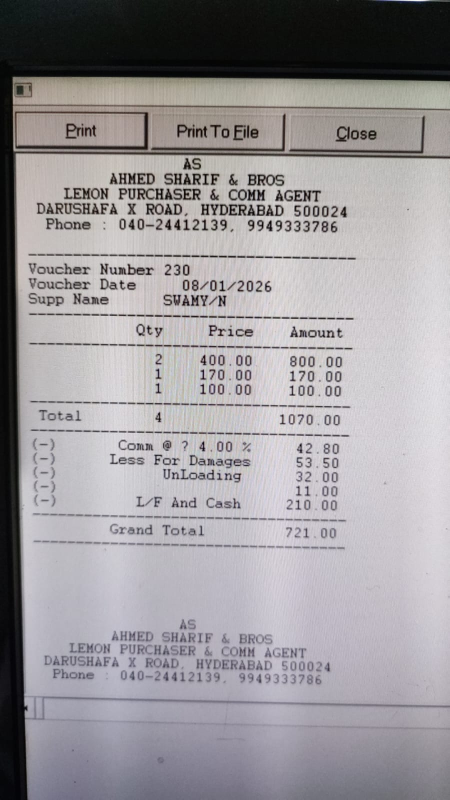
#> input picture backend/ml_dataset/images/0c00a61d-3167-499e-82d0-1bc9344f26eb.jpeg, 899 x 1599 px, given in place of out.png, which was not available (shown at 1/2 size)
$ python enhanced_ocr_pipeline.py out.png
#> lines starting #> are read from the running program, lines starting #| are printed output that depends on the picture; after the words box and inside, x2 and y2 are one past the last pixel; in counts of white or black regions, pixels touching at a corner belong together; pictures that were not available may be replaced by others from this repository, and a replacement may not be noted
"""
OCR Preprocessing & Enhancement Pipeline
Fixes image quality issues BEFORE parsing
"""

import cv2
import numpy as np
from PIL import Image, ImageEnhance, ImageFilter
import pytesseract
from typing import Dict, Tuple
import re

pytesseract.pytesseract.tesseract_cmd = r"C:\Program Files\Tesseract-OCR\tesseract.exe"


class OCRPreprocessor:
    """
    Preprocesses images for better OCR results
    Addresses: blur, skew, low contrast, noise
    """

    @staticmethod
    def preprocess_for_tesseract(image_path: str) -> str:
        """
        Full preprocessing pipeline for poor quality voucher images
        Returns path to preprocessed image
        """
#> called with image_path = 'out.png'
        # Load image
        img = cv2.imread(image_path)
#> img is the input picture: shape (1599, 899, 3); mean B, G, R 156, 152.5, 155.8

        if img is None:
            return image_path  # Return original if can't load

        # Step 1: Fix orientation/skew
        img = OCRPreprocessor._deskew(img)

        # Step 2: Enhance contrast
        img = OCRPreprocessor._enhance_contrast(img)

        # Step 3: Denoise
        img = OCRPreprocessor._denoise(img)

        # Step 4: Sharpen
        img = OCRPreprocessor._sharpen(img)

        # Step 5: Resize for better OCR (Tesseract likes 300 DPI equivalent)
        img = OCRPreprocessor._resize_for_ocr(img)

        # Step 6: Apply adaptive thresholding
        img = OCRPreprocessor._adaptive_threshold(img)

        # Save preprocessed image
        preprocessed_path = image_path.replace('.jpg', '_preprocessed.jpg').replace('.png', '_preprocessed.png')
        cv2.imwrite(preprocessed_path, img)

        return preprocessed_path

    @staticmethod
    def _deskew(img: np.ndarray) -> np.ndarray:
        """Correct image skew"""
        gray = cv2.cvtColor(img, cv2.COLOR_BGR2GRAY)
        gray = cv2.bitwise_not(gray)
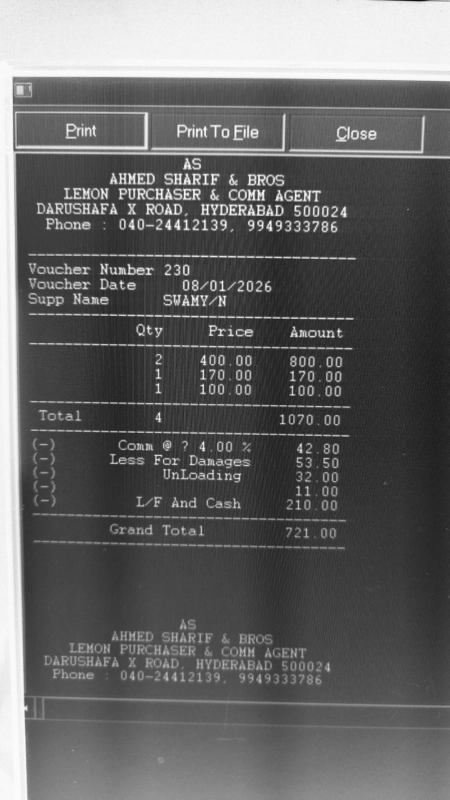
#> gray: shape (1599, 899) (shown at 1/2 size); min 1, max 255, mean 101.1

        # Find all non-zero points
        coords = np.column_stack(np.where(gray > 0))
#> coords = 1437501 pairs, first value 0 to 1598, second value 0 to 898

        if len(coords) == 0:
            return img

        # Get angle
        angle = cv2.minAreaRect(coords)[-1]
#> angle = -90

        if angle < -45:
            angle = -(90 + angle)
#> angle = 0
        else:
            angle = -angle

        # Rotate if significant angle
        if abs(angle) > 0.5:
            (h, w) = img.shape[:2]
            center = (w // 2, h // 2)
            M = cv2.getRotationMatrix2D(center, angle, 1.0)
            rotated = cv2.warpAffine(img, M, (w, h),
                                    flags=cv2.INTER_CUBIC,
                                    borderMode=cv2.BORDER_REPLICATE)
            return rotated

        return img

    @staticmethod
    def _enhance_contrast(img: np.ndarray) -> np.ndarray:
        """Enhance contrast using CLAHE"""
        lab = cv2.cvtColor(img, cv2.COLOR_BGR2LAB)
#> lab: shape (1599, 899, 3); mean of channels 0, 1, 2 158.8, 129.9, 126.8
        l, a, b = cv2.split(lab)
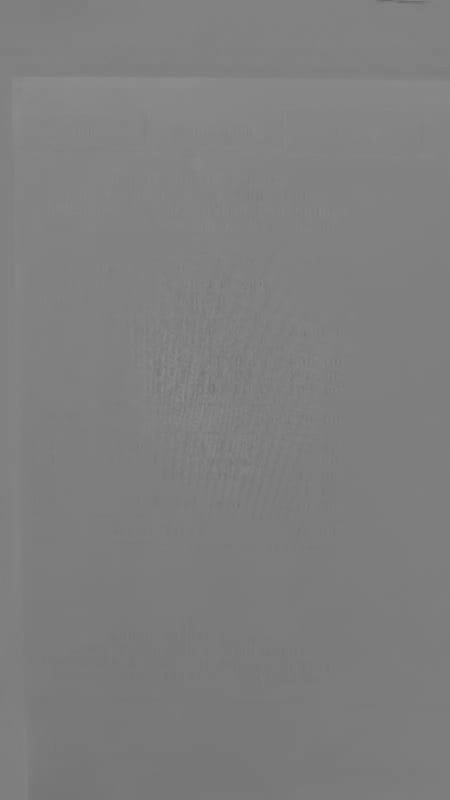
#> b: shape (1599, 899) (shown at 1/2 size); min 101, max 141, mean 126.8

        clahe = cv2.createCLAHE(clipLimit=2.0, tileGridSize=(8, 8))
        l = clahe.apply(l)
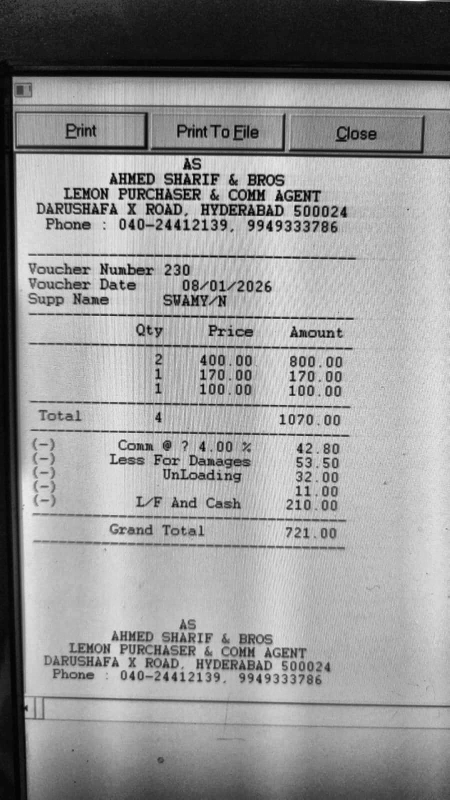
#> l: shape (1599, 899) (shown at 1/2 size); min 0, max 255, mean 149.1

        lab = cv2.merge((l, a, b))
#> lab: shape (1599, 899, 3); mean of channels 0, 1, 2 149.1, 129.9, 126.8
        return cv2.cvtColor(lab, cv2.COLOR_LAB2BGR)

    @staticmethod
    def _denoise(img: np.ndarray) -> np.ndarray:
        """Remove noise while preserving edges"""
        return cv2.bilateralFilter(img, 9, 75, 75)

    @staticmethod
    def _sharpen(img: np.ndarray) -> np.ndarray:
        """Sharpen image"""
        kernel = np.array([[-1, -1, -1],
                          [-1, 9, -1],
                          [-1, -1, -1]])
        return cv2.filter2D(img, -1, kernel)
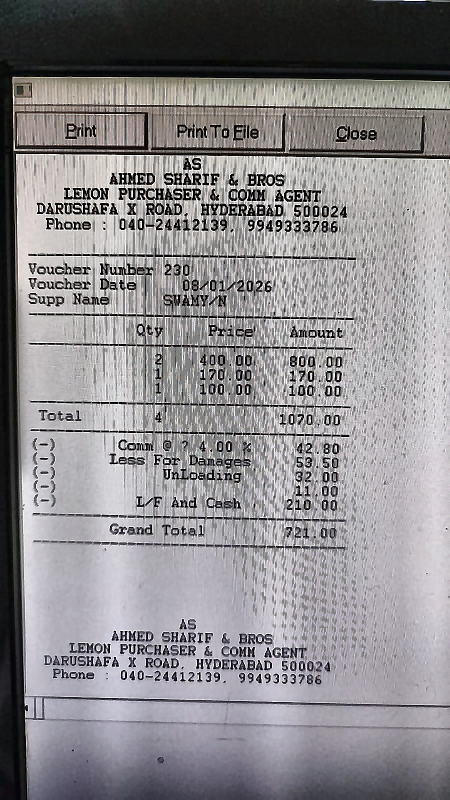
#> returned value: shape (1599, 899, 3) (shown at 1/2 size); mean of channels 0, 1, 2 140.8, 137.9, 140.4; drawn as B, G, R

    @staticmethod
    def _resize_for_ocr(img: np.ndarray, target_width: int = 2000) -> np.ndarray:
        """Resize to optimal size for OCR"""
#> called with target_width = 2000
        height, width = img.shape[:2]
#> height = 1599; width = 899

        if width < target_width:
            scale = target_width / width
#> scale = 2.22
            new_size = (target_width, int(height * scale))
#> new_size = (2000, 3557)
            return cv2.resize(img, new_size, interpolation=cv2.INTER_CUBIC)
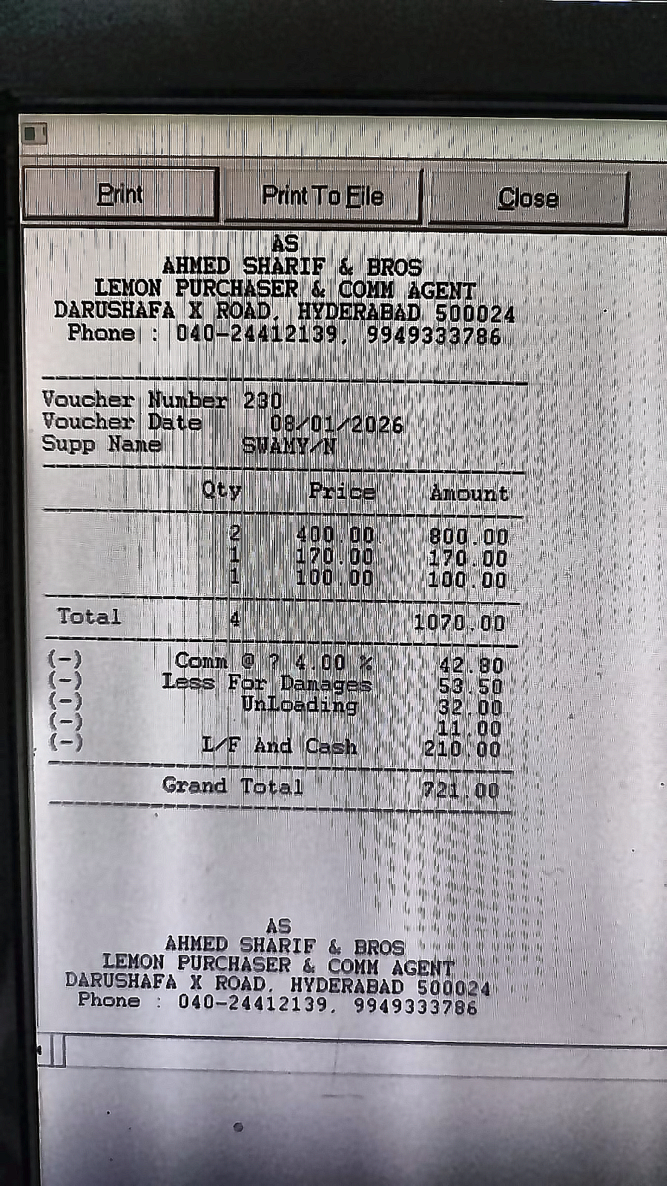
#> returned value: shape (3557, 2000, 3) (shown at 1/3 size); mean of channels 0, 1, 2 140.7, 137.9, 140.4; drawn as B, G, R

        return img

    @staticmethod
    def _adaptive_threshold(img: np.ndarray) -> np.ndarray:
        """Apply adaptive thresholding for better text extraction"""
        gray = cv2.cvtColor(img, cv2.COLOR_BGR2GRAY)
#> gray: shape (3557, 2000)

        # Adaptive Gaussian thresholding
        thresh = cv2.adaptiveThreshold(gray, 255, cv2.ADAPTIVE_THRESH_GAUSSIAN_C,
                                       cv2.THRESH_BINARY, 11, 2)
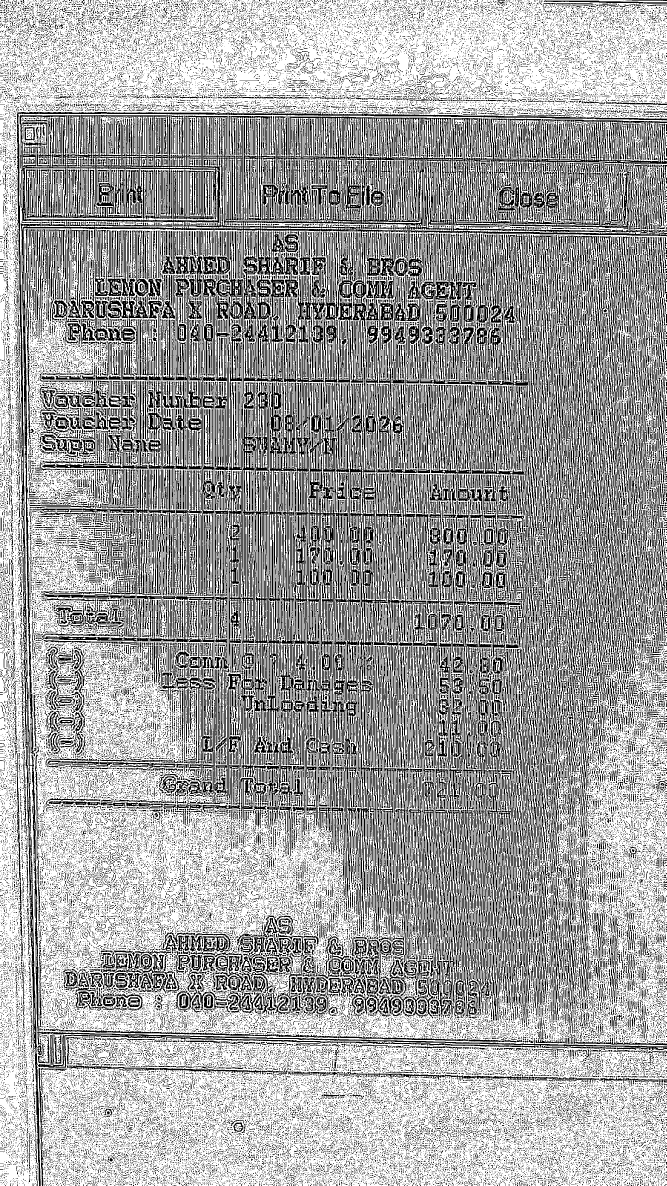
#> thresh: shape (3557, 2000) (shown at 1/3 size); 63% white; 69404 black regions (60290 under 20 px), largest, box (x1, y1, x2, y2) and area: (107, 693, 1246, 2730) 301352, (59, 345, 2000, 2269) 287419, (1284, 1942, 1549, 2920) 56140

        # Convert back to BGR
        return cv2.cvtColor(thresh, cv2.COLOR_GRAY2BGR)


class OCRPostprocessor:
    """
    Fixes common OCR errors AFTER extraction
    Addresses: merged fields, garbled text, wrong characters
    """

    # Common OCR error corrections
    OCR_CORRECTIONS = {
        'vouchernumber': 'voucher_number',
        'voucherdate': 'voucher_date',
        'suppname': 'supp_name',
        'grandtotal': 'grand_total',
    }

    # [102 lines left out: functions fix_merged_fields, _extract_date_from_garbled, _split_merged_patterns, fix_amount_errors, enhance_structure, postprocess, not called in this run]


class EnhancedOCRPipeline:
    """
    Complete pipeline: Preprocess -> OCR -> Postprocess
    """

    @staticmethod
    def extract_text_enhanced(image_path: str) -> Dict:
        """
        Enhanced OCR with preprocessing and postprocessing
        """
        import os

        print(f"[OCR-PIPELINE] Processing: {os.path.basename(image_path)}")

        # Step 1: Preprocess image
        print("  [1/4] Preprocessing image...")
        preprocessed_path = OCRPreprocessor.preprocess_for_tesseract(image_path)

        # Step 2: Run OCR with optimal settings
        print("  [2/4] Running OCR...")

        # Try multiple PSM modes
        best_text = ""
        best_confidence = 0

        for psm in [4, 6, 3]:  # Try different page segmentation modes
            custom_config = f'--oem 3 --psm {psm}'
            text = pytesseract.image_to_string(preprocessed_path, config=custom_config)

            # Simple confidence estimation based on text quality
            confidence = EnhancedOCRPipeline._estimate_text_quality(text)

            if confidence > best_confidence:
                best_confidence = confidence
                best_text = text

        # Step 3: Postprocess OCR text
        print("  [3/4] Postprocessing text...")
        enhanced_text = OCRPostprocessor.postprocess(best_text)

        # Step 4: Cleanup temp file
        if preprocessed_path != image_path and os.path.exists(preprocessed_path):
            try:
                os.remove(preprocessed_path)
            except:
                pass

        print(f"  [4/4] Done! Confidence estimate: {best_confidence}%")

        return {
            'text': enhanced_text,
            'raw_text': best_text,
            'confidence': best_confidence,
            'preprocessed': preprocessed_path != image_path
        }

    # [27 lines left out: function _estimate_text_quality, not called in this run]


# Convenience function
def extract_text_enhanced(image_path: str) -> Dict:
    """Main entry point for enhanced OCR"""
    return EnhancedOCRPipeline.extract_text_enhanced(image_path)


if __name__ == "__main__":
    import sys

    if len(sys.argv) > 1:
#> (the run stopped early here; a loop or call above may not have finished)

$ run again, on backend/ml_dataset/images/0e50bb07-2e1b-4115-9eb5-5f53b9e318ab.jpeg
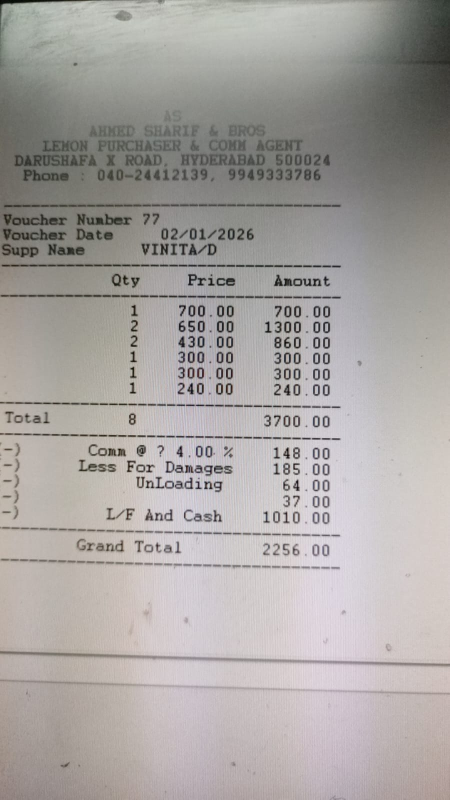
#> input picture backend/ml_dataset/images/0e50bb07-2e1b-4115-9eb5-5f53b9e318ab.jpeg, 899 x 1599 px, given in place of out.png, which was not available (shown at 1/2 size)
#> in preprocess_for_tesseract, img is the input picture: shape (1599, 899, 3); mean B, G, R 161.4, 163.7, 168
#> in _deskew, `gray = cv2.bitwise_not(gray)`:
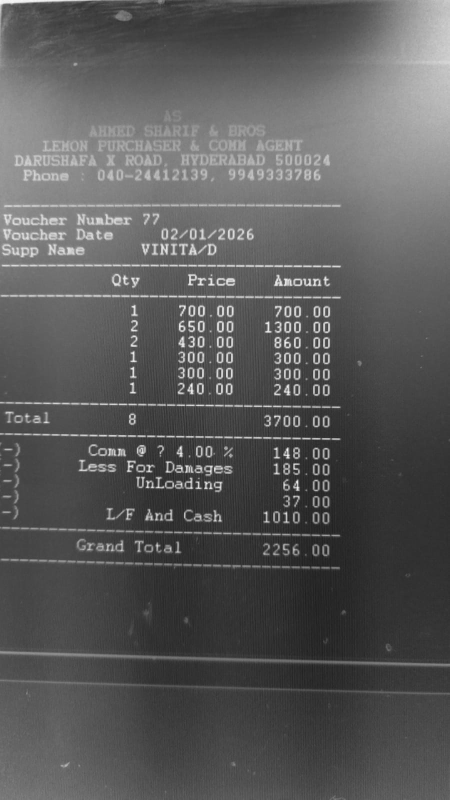
#> gray: shape (1599, 899) (shown at 1/2 size); min 15, max 254, mean 90.3
#> coords = 1437501 pairs, first value 0 to 1598, second value 0 to 898
#> in _deskew, `angle = cv2.minAreaRect(coords)[-1]`: angle = -90
#> in _deskew, `angle = -(90 + angle)`: angle = 0
#> in _adaptive_threshold, `thresh = cv2.adaptiveThreshold(gray, 255, cv2.ADAPTIVE_THRESH_GAUSSIAN..`:
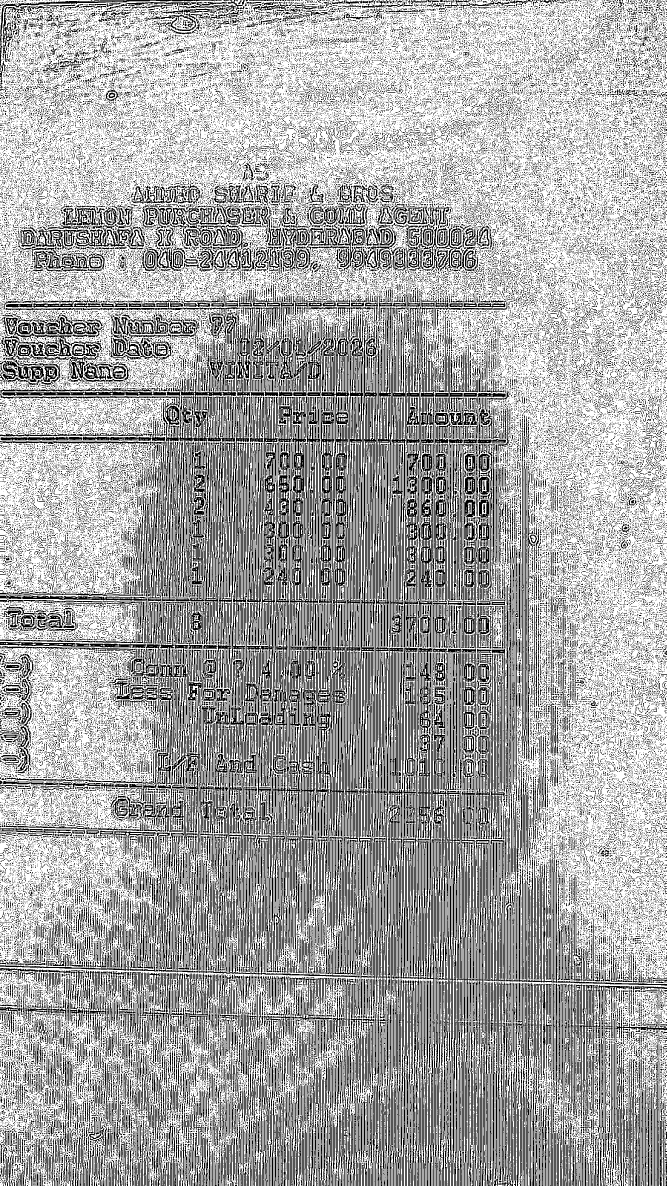
#> thresh: shape (3557, 2000) (shown at 1/3 size); 65% white; black in thin lines or dots
